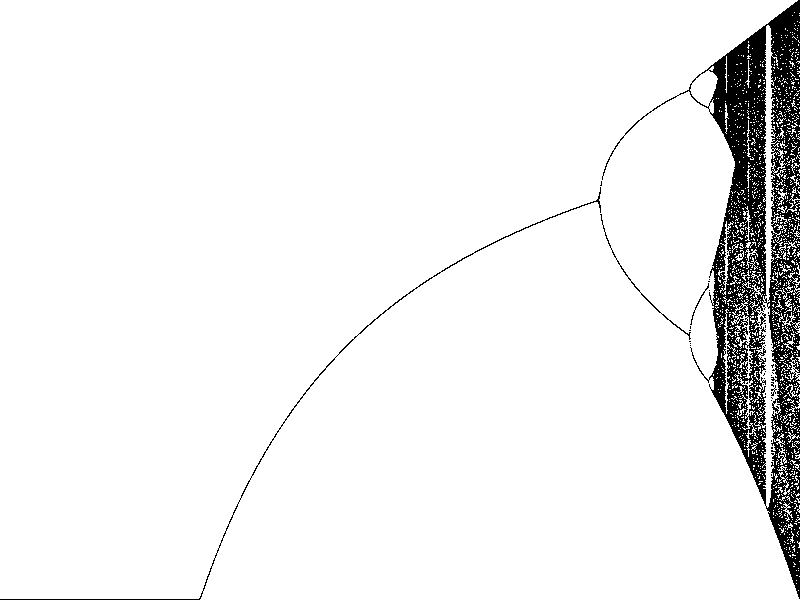

Write the MATLAB code that produced this figure.
% Logistics Map 
%       Classic chaos example. Plots semi-stable values of
%       x(n+1) = r*x(n)*(1-x(n)) as r increases to 4.
%
% Michael Hanchak, Dayton OH, USA, 2011
clear
scale = 10000; % determines the level of rounding
maxpoints = 200; % determines maximum values to plot
N = 3000; % number of "r" values to simulate
a = 0; % starting value of "r"
b = 4; % final value of "r"... anything higher diverges.
rs = linspace(a,b,N); % vector of "r" values
M = 500; % number of iterations of logistics equation
% Loop through the "r" values
for j = 1:length(rs)
    
    r=rs(j); % get current "r"
    x=zeros(M,1); % allocate memory
    x(1) = 0.5; % initial condition (can be anything from 0 to 1)
    
    for i = 2:M, % iterate
        x(i) = r*x(i-1)*(1-x(i-1));
    end
    % only save those unique, semi-stable values
    out{j} = unique(round(scale*x(end-maxpoints:end)));
end
% Rearrange cell array into a large n-by-2 vector for plotting
data = [];
for k = 1:length(rs)
    n = length(out{k});
    data = [data;  rs(k)*ones(n,1),out{k}];
end
% Plot the data
figure(97);clf
h=plot(data(:,1),data(:,2)/scale,'k.');
set(h,'markersize',1)
axis tight
set(gca,'units','normalized','position',[0 0 1 1])
set(gcf,'color','white')
axis off